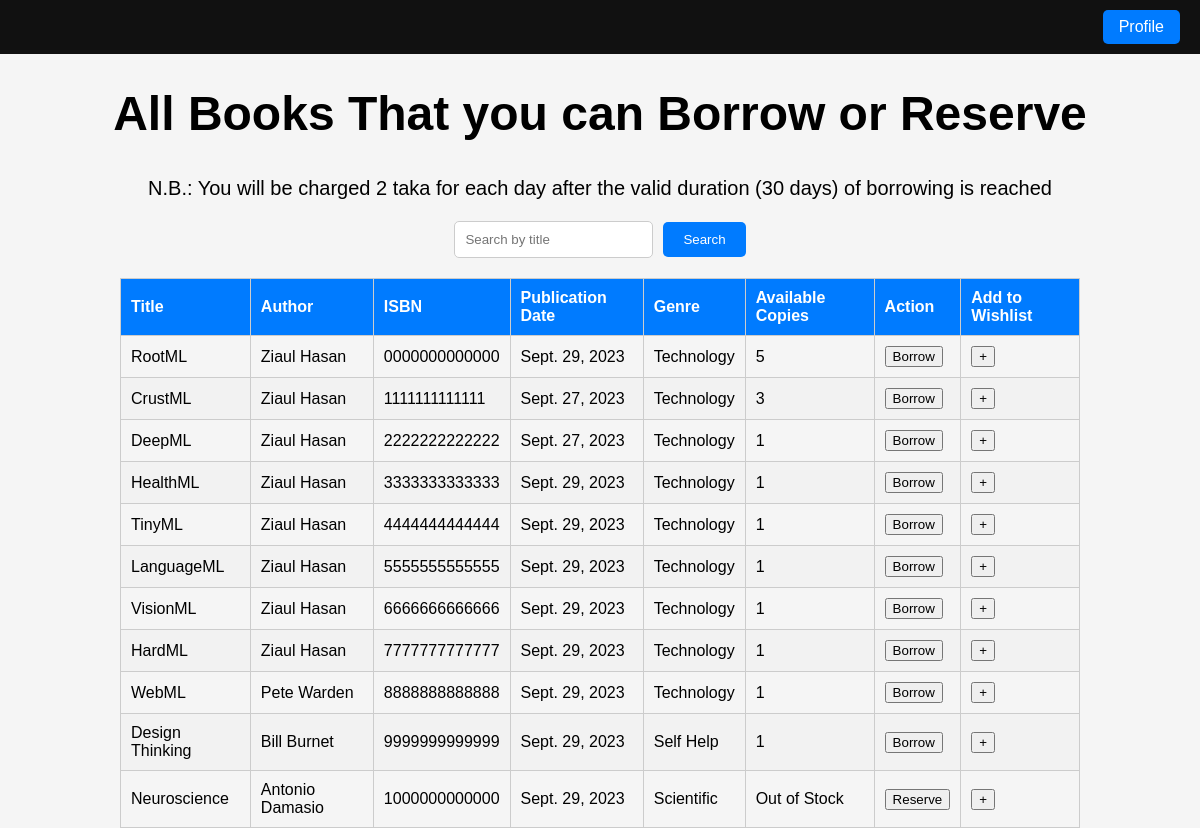
Before: /books (signed in) with the older database file.
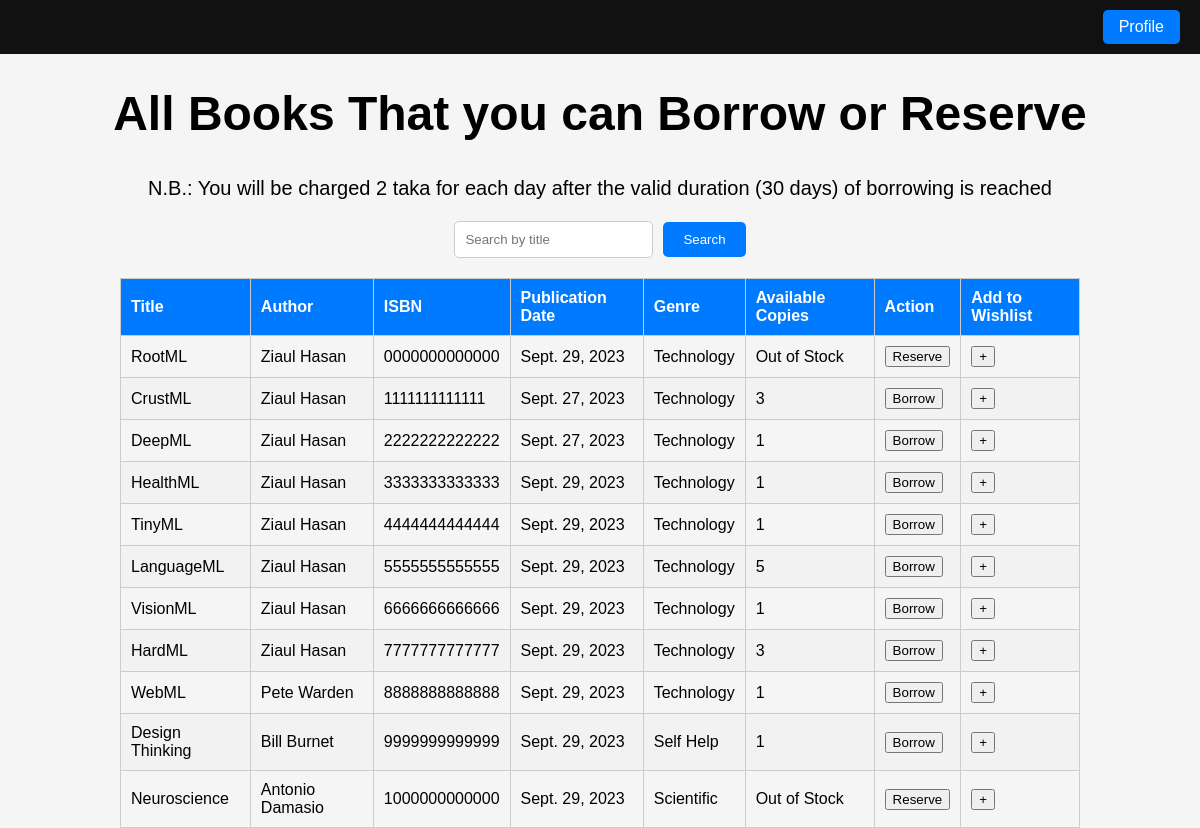
After: the same page with the newer database file.
### library/models.py (models this page shows, shortened)
class Book(models.Model):
    title = models.CharField(max_length=200)
    author = models.CharField(max_length=100)
    ISBN = models.CharField(max_length=13, unique=True)
    publication_date = models.DateField()
    genre = models.CharField(max_length=100)
    availability_status = models.BooleanField(default=True)
    num_books_available = models.PositiveIntegerField(default=1)

### library/views.py (the view)
# urls.py: path('books', views.books, name='books'),
def books(request):
    if not request.user.is_authenticated:
        return HttpResponseRedirect(reverse("signup"))
    search_query = request.GET.get('q')
    if search_query:
        books = Book.objects.filter(Q(title__icontains=search_query))
    else:
        books = Book.objects.all()
    return render(request, 'library/9books.html', {'books': books})

### library/templates/library/9books.html (shortened to what this page needs)
<!DOCTYPE html>
<html lang="en">
<head>
</head>
<body>
    <div class="navbar">
        <a href="profile" class="navbar-button">Profile</a>
    </div>
    <div class="heading">
        <h1>All Books That you can Borrow or Reserve</h1>
        <small>N.B.: You will be charged 2 taka for each day after the valid duration (30 days) of borrowing is reached</small>
    </div>
    <form method="get" class="search-bar">
        <input type="text" class="search-input" name="q" value="{{ search_query }}" placeholder="Search by title">
        <button class="search-button" type="submit">Search</button>
    </form>
    <table class="book-table">
        <thead>
            <tr>
                <th>Title</th>
                <th>Author</th>
                <th>ISBN</th>
                <th>Publication Date</th>
                <th>Genre</th>
                <th>Available Copies</th>
                <th>Action</th>
                <th>Add to Wishlist</th>
            </tr>
        </thead>
        <tbody>
            {% for book in books %}
                <tr>
                    <td>{{ book.title }}</td>
                    <td>{{ book.author }}</td>
                    <td>{{ book.ISBN }}</td>
                    <td>{{ book.publication_date }}</td>
                    <td>{{ book.genre }}</td>
                    {%if book.num_books_available%}
                    <td>{{ book.num_books_available }}</td>
                    {%else%}
                    <td>Out of Stock</td>
                    {%endif%}
                    <td>
                        {%if book.num_books_available%}
                            <form action="{%  url 'borrow' id=book.id  %}" method="post">
                                <button type="submit">Borrow</button>
                            </form>
                        {% else %}
                            <form action="{%  url 'reserve' id=book.id  %}" method="post">
                                <button type="submit">Reserve</button>
                            </form>
                        {% endif %}
                    </td>
                    <td>
                        <form action="{%  url 'wish' id=book.id  %}" method="post">
                            <button type="submit">+</button>
                        </form>
                    </td>
                </tr>
            {% endfor %}
        </tbody>
    </table>
</body>
</html>

Changed rows visible on the page:
changed Book "RootML": num_books_available "5" → (not shown); num_books_available "Borrow" → "Out of Stock Reserve"
changed Book "LanguageML": num_books_available "1" → "5"
changed Book "HardML": num_books_available "1" → "3"
